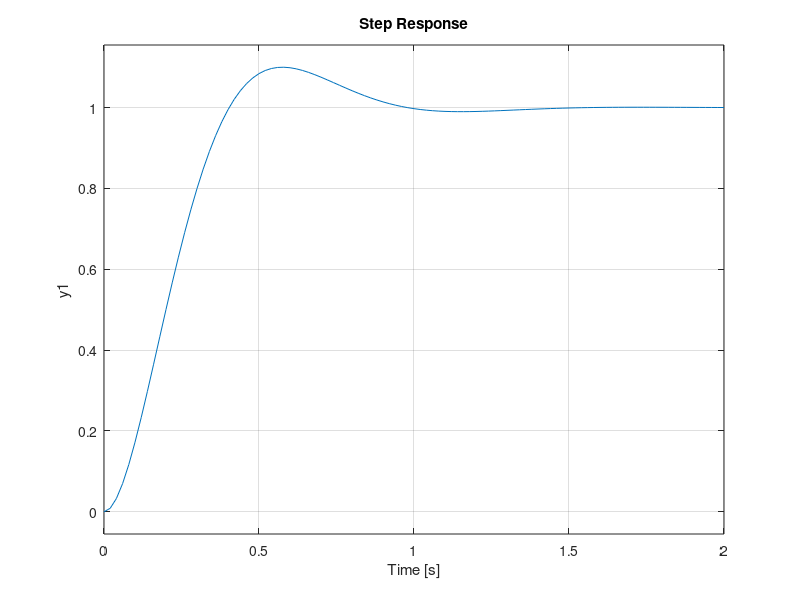
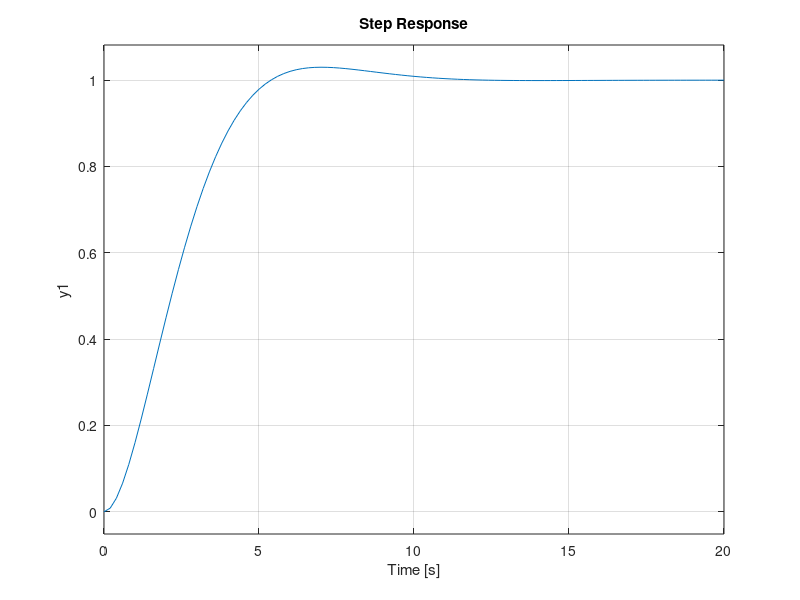

Here is the MATLAB script that generated these plots, in order:
%% Lab 12

G11 = tf(0.4,[3 1]);
G12 = tf(2,[5 1]);
G21 = tf(2.5,[10 1]);
G22 = tf(0.1,[7 1]);

% steady state gains of the process tf matrix
G11_0 = 0.4;
G12_0 = 2;
G21_0 = 2.5;
G22_0 = 0.1;

% decoupler design
D12 = -G12_0/G11_0;
D21 = -G21_0/G22_0;
D11 = 1;
D22 = 1;

% decoupled process tf
Hf1 = zpk(G11*D11+G12*D21)
Hf2 = zpk(G21*D12+G22*D22)

% design of Gc1 based on Hf1 we design based on -Hf1 since hf1 has negative
% gain. controller Gc1 will be implemented with negative gain

Hf1_star = -Hf1
Hf2_star = -Hf2

% Gc1
sigma = 0.1;
ts = 1;

zeta = abs(log(sigma)/sqrt(pi^2+(log(sigma))^2));
wn = 4/(ts*zeta);

cv = wn/2/zeta;
deltawb = wn*sqrt(1-2*zeta^2+sqrt(2-4*zeta^2 + 4*zeta^4));

H01 = tf(wn^2,[1 2*zeta*wn wn^2]) % similar for y2
Gc1 = minreal(1/Hf1_star*H01/(1-H01))
step(H01)

% GC2 

sigma2 = 0.03;
ts2 = 8;

zeta2 = abs(log(sigma2)/sqrt(pi^2+(log(sigma2))^2));
wn2 = 4/(ts2*zeta2);

cv2 = wn2/2/zeta2;
deltawb2 = wn2*sqrt(1-2*zeta2^2+sqrt(2-4*zeta2^2 + 4*zeta2^4));

H02 = tf(wn2^2, [1 2*zeta2*wn2 wn2^2]);
Gc2 = minreal(1/Hf2_star*H02/(1-H02))
figure,step(H02)
